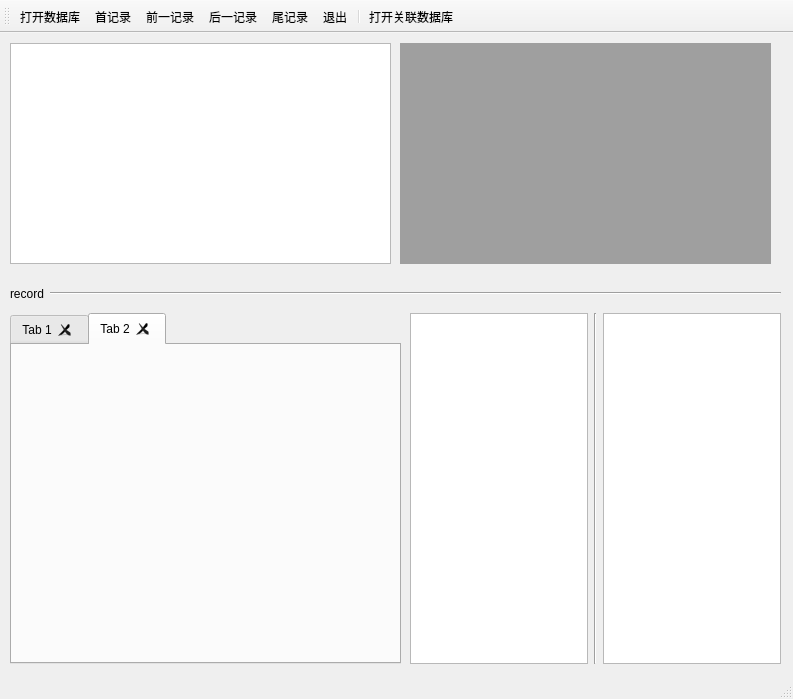
<?xml version="1.0" encoding="UTF-8"?>
<ui version="4.0">
 <class>Select_MainWindow</class>
 <widget class="QMainWindow" name="Select_MainWindow">
  <property name="geometry">
   <rect>
    <x>0</x>
    <y>0</y>
    <width>793</width>
    <height>699</height>
   </rect>
  </property>
  <property name="windowTitle">
   <string>MainWindow</string>
  </property>
  <widget class="QWidget" name="centralwidget">
   <widget class="QTableView" name="Select_tableView">
    <property name="geometry">
     <rect>
      <x>10</x>
      <y>10</y>
      <width>381</width>
      <height>221</height>
     </rect>
    </property>
   </widget>
   <widget class="QWidget" name="layoutWidget">
    <property name="geometry">
     <rect>
      <x>10</x>
      <y>250</y>
      <width>771</width>
      <height>21</height>
     </rect>
    </property>
    <layout class="QHBoxLayout" name="horizontalLayout">
     <item>
      <widget class="QLabel" name="label">
       <property name="text">
        <string>record</string>
       </property>
      </widget>
     </item>
     <item>
      <widget class="Line" name="line">
       <property name="sizePolicy">
        <sizepolicy hsizetype="Expanding" vsizetype="Expanding">
         <horstretch>0</horstretch>
         <verstretch>0</verstretch>
        </sizepolicy>
       </property>
       <property name="orientation">
        <enum>Qt::Horizontal</enum>
       </property>
      </widget>
     </item>
    </layout>
   </widget>
   <widget class="QTabWidget" name="tabWidget">
    <property name="geometry">
     <rect>
      <x>10</x>
      <y>280</y>
      <width>391</width>
      <height>351</height>
     </rect>
    </property>
    <property name="currentIndex">
     <number>1</number>
    </property>
    <property name="tabsClosable">
     <bool>true</bool>
    </property>
    <widget class="QWidget" name="tab">
     <attribute name="title">
      <string>Tab 1</string>
     </attribute>
    </widget>
    <widget class="QWidget" name="tab_2">
     <attribute name="title">
      <string>Tab 2</string>
     </attribute>
    </widget>
   </widget>
   <widget class="QMdiArea" name="mdiArea">
    <property name="geometry">
     <rect>
      <x>400</x>
      <y>10</y>
      <width>371</width>
      <height>221</height>
     </rect>
    </property>
   </widget>
   <widget class="QWidget" name="">
    <property name="geometry">
     <rect>
      <x>410</x>
      <y>280</y>
      <width>371</width>
      <height>351</height>
     </rect>
    </property>
    <layout class="QHBoxLayout" name="horizontalLayout_2">
     <item>
      <widget class="QPlainTextEdit" name="plainTextEdit"/>
     </item>
     <item>
      <widget class="Line" name="line_2">
       <property name="orientation">
        <enum>Qt::Vertical</enum>
       </property>
      </widget>
     </item>
     <item>
      <widget class="QPlainTextEdit" name="plainTextEdit_rate"/>
     </item>
    </layout>
   </widget>
  </widget>
  <widget class="QStatusBar" name="statusbar"/>
  <widget class="QToolBar" name="toolBar">
   <property name="windowTitle">
    <string>toolBar</string>
   </property>
   <attribute name="toolBarArea">
    <enum>TopToolBarArea</enum>
   </attribute>
   <attribute name="toolBarBreak">
    <bool>false</bool>
   </attribute>
   <addaction name="actionopensql"/>
   <addaction name="actionfirstrecord"/>
   <addaction name="actionbefore_record"/>
   <addaction name="actionnext_record"/>
   <addaction name="actionlast_record"/>
   <addaction name="actionquit"/>
   <addaction name="separator"/>
   <addaction name="actionopenratesql"/>
  </widget>
  <action name="actionopensql">
   <property name="text">
    <string>打开数据库</string>
   </property>
   <property name="menuRole">
    <enum>QAction::NoRole</enum>
   </property>
  </action>
  <action name="actionfirstrecord">
   <property name="text">
    <string>首记录</string>
   </property>
   <property name="menuRole">
    <enum>QAction::NoRole</enum>
   </property>
  </action>
  <action name="actionbefore_record">
   <property name="text">
    <string>前一记录</string>
   </property>
   <property name="menuRole">
    <enum>QAction::NoRole</enum>
   </property>
  </action>
  <action name="actionnext_record">
   <property name="text">
    <string>后一记录</string>
   </property>
   <property name="menuRole">
    <enum>QAction::NoRole</enum>
   </property>
  </action>
  <action name="actionlast_record">
   <property name="text">
    <string>尾记录</string>
   </property>
   <property name="menuRole">
    <enum>QAction::NoRole</enum>
   </property>
  </action>
  <action name="actionquit">
   <property name="text">
    <string>退出</string>
   </property>
   <property name="menuRole">
    <enum>QAction::NoRole</enum>
   </property>
  </action>
  <action name="actionopenratesql">
   <property name="text">
    <string>打开关联数据库</string>
   </property>
   <property name="menuRole">
    <enum>QAction::NoRole</enum>
   </property>
  </action>
 </widget>
 <resources/>
 <connections>
  <connection>
   <sender>actionquit</sender>
   <signal>triggered()</signal>
   <receiver>Select_MainWindow</receiver>
   <slot>close()</slot>
   <hints>
    <hint type="sourcelabel">
     <x>-1</x>
     <y>-1</y>
    </hint>
    <hint type="destinationlabel">
     <x>399</x>
     <y>299</y>
    </hint>
   </hints>
  </connection>
 </connections>
</ui>
